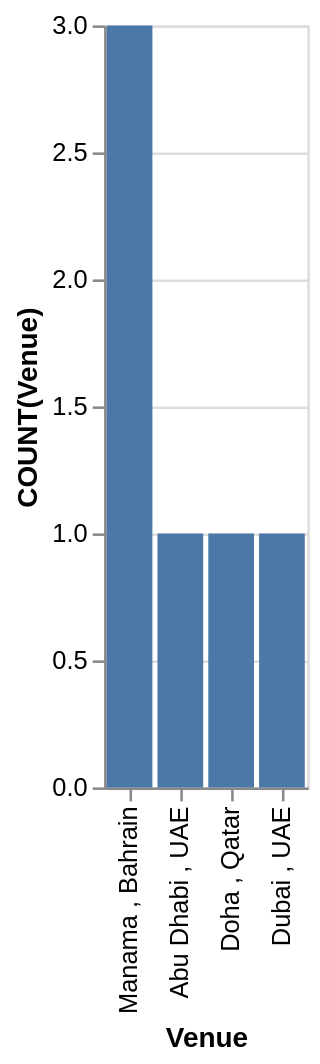

Here is the Vega-Lite specification saved for this chart:
### Vega-Lite specification from a JSON file in a GitHub repository (floating-point values rounded to 4 significant figures)
{"data": {"values": [{"x_data": "Abu Dhabi , UAE", "y_data": 1}, {"x_data": "Doha , Qatar", "y_data": 1}, {"x_data": "Dubai , UAE", "y_data": 1}, {"x_data": "Manama , Bahrain", "y_data": 3}]}, "mark": "bar", "encoding": {"x": {"field": "x_data", "type": "nominal", "title": "Venue", "sort": {"op": "sum", "field": "y_data", "order": "descending"}}, "y": {"field": "y_data", "type": "quantitative", "title": "COUNT(Venue)"}}}
